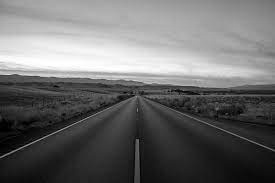
#> input picture carretera_gray.jpg, 275 x 183 px
$ python 'aislar color blanco o negro.py'
#> lines starting #> are read from the running program, lines starting #| are printed output that depends on the picture
import matplotlib.image as mpimg
import matplotlib.pyplot as plt
import numpy as np
import cv2

image_gray =mpimg.imread('carretera_gray.jpg')
#> image_gray is the input picture: shape (183, 275); min 0, max 255, mean 107.7
image_gray.shape

gray_copy=np.copy(image_gray)

#eliminamos cualquier valor menor a 100 en este caso
gray_copy[ (gray_copy[:,:]<100)] =0
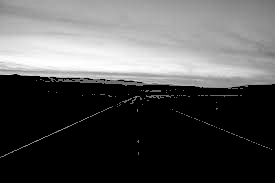
#> gray_copy: shape (183, 275); min 0, max 255, mean 84.4

#solo quedará lo blanco si se borra lo menos a 250

plt.imshow(gray_copy, cmap='gray')
plt.show()
